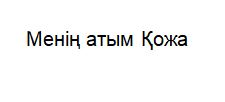
%> input picture inkaz2.JPG, 225 x 102 px
$ octave Nmain.m   (GNU Octave 9; MATLAB toolbox functions it lacks are replaced by stand-ins)
%> lines starting %> are read from the running program, lines starting %| are printed output that depends on the picture; in (x1, y1, x2, y2) boxes, pixels count from 0 and x2, y2 are one past the last pixel; in counts of white or black regions, pixels touching at a corner belong together; the program's own positions count from 1
### RotImage.m
function rotim = RotImage(img)
    im = img;
    img = double(img);
    img = edge(img,'canny');
    [H, th, R] = hough(img);
    peak = houghpeaks(H);
    ang = th(peak(2));
    if(ang>0)
        ang=ang-90;
    else
        ang = ang+90;
    end
    rotim = (imrotate((~im),ang,'bicubic'));

end

### TemplateMaker.m
function template = TemplateMaker ()
    lets = [];
    for i =1:41
        a = ~imread("kazakh/0"+i+".bmp");
        lets = [lets a];
    end
    for i = 1:4
        a = ~imread("kazakh/a"+i+".bmp");
        lets = [lets a];
    end
    for i = 6:42
        a = ~imread("kazakh/a"+i+".bmp");
        lets = [lets a];
    end
    N=ones(1,82)*28;
    template=mat2cell(lets,49,N);
end

### Nmain.m
clear all
imagen=imread('inkaz2.JPG');
%> imagen is the input picture: size 102x225x3 uint8; mean R, G, B 246.4, 246.4, 246.3
imagen1 = imagen;
if size(imagen,3)==3  %RGB Color
   imagen=rgb2gray(imagen);
%> imagen: size 102x225 uint8
end

threshold=graythresh(imagen);
%> threshold = 0.575
imagen=im2bw(imagen,0.50);
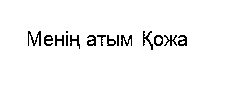
%> imagen: size 102x225 logical; 96.7% white; black in thin lines or dots, all inside (x1, y1, x2, y2) = (28, 31, 187, 50)
imagen = RotImage(imagen);
%> in RotImage, `img = edge(img,'canny');`:
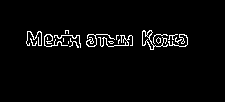
%> img: size 102x225 logical; 3.2% white in thin lines or dots, all inside (x1, y1, x2, y2) = (26, 30, 188, 50)
%> in RotImage, `[H, th, R] = hough(img);`:
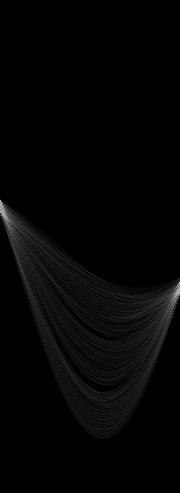
%> H: size 493x180 double; min 0, max 79, mean 1.5; drawn with min black and max white
%> in RotImage, `[H, th, R] = hough(img);`: th = 180 values from -90 to 89; R = 493 values from -246 to 246
%> in RotImage, `peak = houghpeaks(H);`: peak = [202 1]
%> in RotImage, `ang = th(peak(2));`: ang = -90
%> in RotImage, `ang = ang+90;`: ang = 0
figure(1)
imshow(imagen);
imagen=bwareaopen(imagen,22);
%> the run ends on the next line
B=imagen;
sentence = [];
global template
template = TemplateMaker();

$ run again, with inkaz3.JPG copied over inkaz2.JPG
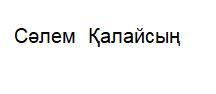
%> input picture inkaz3.JPG, 216 x 94 px
%> imagen is the input picture: size 94x216x3 uint8; mean R, G, B 245.1, 245.2, 245
%> threshold = 0.567
%> `imagen=im2bw(imagen,0.50);`:
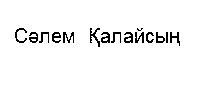
%> imagen: size 94x216 logical; 96.2% white; black in thin lines or dots, all inside (x1, y1, x2, y2) = (15, 28, 180, 47)
%> in RotImage, `[H, th, R] = hough(img);`:
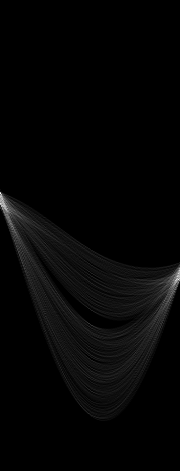
%> H: size 471x180 double; min 0, max 76, mean 1.6; drawn with min black and max white
%> th = 180 values from -90 to 89; R = 471 values from -235 to 235
%> peak = [194 1]
%> in RotImage, `ang = th(peak(2));`: ang = -90
%> in RotImage, `ang = ang+90;`: ang = 0

$ run again, with inkaz4.JPG copied over inkaz2.JPG
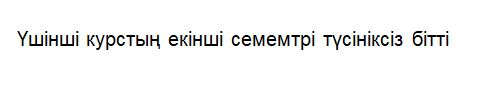
%> input picture inkaz4.JPG, 481 x 108 px
%> imagen is the input picture: size 108x481x3 uint8; mean R, G, B 245.7, 245.8, 245.6
%> threshold = 0.586
%> in RotImage, `[H, th, R] = hough(img);`:
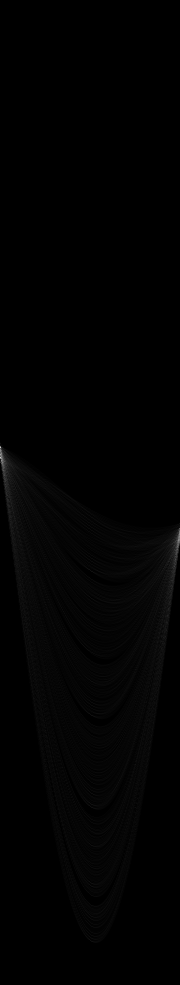
%> H: size 985x180 double; min 0, max 202, mean 1.9
%> th = 180 values from -90 to 89; R = 985 values from -492 to 492
%> peak = [448 1]
%> in RotImage, `ang = th(peak(2));`: ang = -90
%> in RotImage, `ang = ang+90;`: ang = 0
%> rotim: size 108x481 logical; 3.7% white in thin lines or dots, all inside (x1, y1, x2, y2) = (18, 31, 448, 50)
%> `imagen=bwareaopen(imagen,22);`:
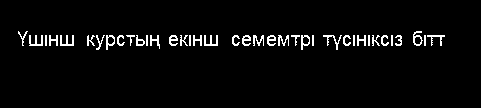
%> imagen: size 108x481 logical; 3.5% white in thin lines or dots, all inside (x1, y1, x2, y2) = (18, 31, 445, 50)
